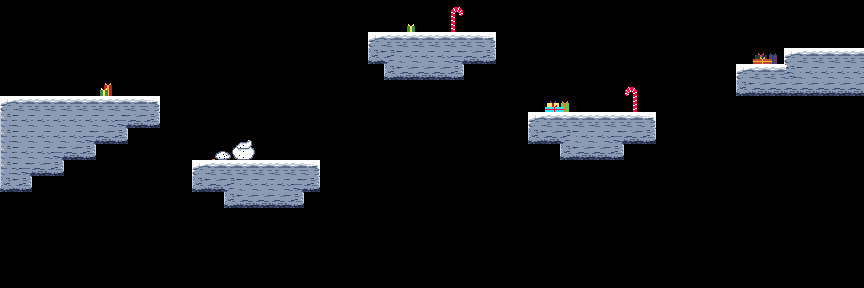

A 2D game scene composited from a Tiled map and its tileset images. What follows is a short description and the map's XML, with every tile layer's data as written:
An orthogonal 54x18 tile map with 16x16 px tiles, 2 tile layers (collisions, decor).

<map version="1.10" tiledversion="1.10.1" orientation="orthogonal" renderorder="right-down" width="54" height="18" tilewidth="16" tileheight="16" infinite="0" nextlayerid="3" nextobjectid="1">
 <tileset firstgid="1" source="penguinGaimTileset.tsx" />
 <layer id="1" name="collisions" width="54" height="18">
  <data encoding="csv">
0,0,0,0,0,0,0,0,0,0,0,0,0,0,0,0,0,0,0,0,0,0,0,0,0,0,0,0,0,0,0,0,0,0,0,0,0,0,0,0,0,0,0,0,0,0,0,0,0,0,0,0,0,0,
0,0,0,0,0,0,0,0,0,0,0,0,0,0,0,0,0,0,0,0,0,0,0,0,0,0,0,0,0,0,0,0,0,0,0,0,0,0,0,0,0,0,0,0,0,0,0,0,0,0,0,0,0,0,
0,0,0,0,0,0,0,0,0,0,0,0,0,0,0,0,0,0,0,0,0,0,0,1,2,2,2,2,2,2,3,0,0,0,0,0,0,0,0,0,0,0,0,0,0,0,0,0,0,0,0,0,0,0,
0,0,0,0,0,0,0,0,0,0,0,0,0,0,0,0,0,0,0,0,0,0,0,21,32,12,12,12,31,22,23,0,0,0,0,0,0,0,0,0,0,0,0,0,0,0,0,0,0,1,2,2,2,2,
0,0,0,0,0,0,0,0,0,0,0,0,0,0,0,0,0,0,0,0,0,0,0,0,21,22,22,22,23,0,0,0,0,0,0,0,0,0,0,0,0,0,0,0,0,0,1,2,2,42,12,12,12,12,
0,0,0,0,0,0,0,0,0,0,0,0,0,0,0,0,0,0,0,0,0,0,0,0,0,0,0,0,0,0,0,0,0,0,0,0,0,0,0,0,0,0,0,0,0,0,21,22,22,22,22,22,22,22,
1,2,2,2,2,2,2,2,2,3,0,0,0,0,0,0,0,0,0,0,0,0,0,0,0,0,0,0,0,0,0,0,0,0,0,0,0,0,0,0,0,0,0,0,0,0,0,0,0,0,0,0,0,0,
11,12,12,12,12,12,12,31,22,23,0,0,0,0,0,0,0,0,0,0,0,0,0,0,0,0,0,0,0,0,0,0,0,1,2,2,2,2,2,2,3,0,0,0,0,0,0,0,0,0,0,0,0,0,
11,12,12,12,12,31,22,23,0,0,0,0,0,0,0,0,0,0,0,0,0,0,0,0,0,0,0,0,0,0,0,0,0,21,22,32,12,12,31,22,23,0,0,0,0,0,0,0,0,0,0,0,0,0,
11,12,12,31,22,23,0,0,0,0,0,0,0,0,0,0,0,0,0,0,0,0,0,0,0,0,0,0,0,0,0,0,0,0,0,21,22,22,23,0,0,0,0,0,0,0,0,0,0,0,0,0,0,0,
11,31,22,23,0,0,0,0,0,0,0,0,1,2,2,2,2,2,2,3,0,0,0,0,0,0,0,0,0,0,0,0,0,0,0,0,0,0,0,0,0,0,0,0,0,0,0,0,0,0,0,0,0,0,
21,23,0,0,0,0,0,0,0,0,0,0,21,22,32,12,12,12,31,23,0,0,0,0,0,0,0,0,0,0,0,0,0,0,0,0,0,0,0,0,0,0,0,0,0,0,0,0,0,0,0,0,0,0,
0,0,0,0,0,0,0,0,0,0,0,0,0,0,21,22,22,22,23,0,0,0,0,0,0,0,0,0,0,0,0,0,0,0,0,0,0,0,0,0,0,0,0,0,0,0,0,0,0,0,0,0,0,0,
0,0,0,0,0,0,0,0,0,0,0,0,0,0,0,0,0,0,0,0,0,0,0,0,0,0,0,0,0,0,0,0,0,0,0,0,0,0,0,0,0,0,0,0,0,0,0,0,0,0,0,0,0,0,
0,0,0,0,0,0,0,0,0,0,0,0,0,0,0,0,0,0,0,0,0,0,0,0,0,0,0,0,0,0,0,0,0,0,0,0,0,0,0,0,0,0,0,0,0,0,0,0,0,0,0,0,0,0,
0,0,0,0,0,0,0,0,0,0,0,0,0,0,0,0,0,0,0,0,0,0,0,0,0,0,0,0,0,0,0,0,0,0,0,0,0,0,0,0,0,0,0,0,0,0,0,0,0,0,0,0,0,0,
0,0,0,0,0,0,0,0,0,0,0,0,0,0,0,0,0,0,0,0,0,0,0,0,0,0,0,0,0,0,0,0,0,0,0,0,0,0,0,0,0,0,0,0,0,0,0,0,0,0,0,0,0,0,
0,0,0,0,0,0,0,0,0,0,0,0,0,0,0,0,0,0,0,0,0,0,0,0,0,0,0,0,0,0,0,0,0,0,0,0,0,0,0,0,0,0,0,0,0,0,0,0,0,0,0,0,0,0
</data>
 </layer>
 <layer id="2" name="decor" width="54" height="18">
  <data encoding="csv">
0,0,0,0,0,0,0,0,0,0,0,0,0,0,0,0,0,0,0,0,0,0,0,0,0,0,0,0,2147483682,0,0,0,0,0,0,0,0,0,0,0,0,0,0,0,0,0,0,0,0,0,0,0,0,0,
0,0,0,0,0,0,0,0,0,0,0,0,0,0,0,0,0,0,0,0,0,0,0,0,0,7,0,0,2147483692,0,0,0,0,0,0,0,0,0,0,0,0,0,0,0,0,0,0,0,0,0,0,0,0,0,
0,0,0,0,0,0,0,0,0,0,0,0,0,0,0,0,0,0,0,0,0,0,0,0,0,0,0,0,0,0,0,0,0,0,0,0,0,0,0,0,0,0,0,0,0,0,0,0,0,0,0,0,0,0,
0,0,0,0,0,0,0,0,0,0,0,0,0,0,0,0,0,0,0,0,0,0,0,0,0,0,0,0,0,0,0,0,0,0,0,0,0,0,0,0,0,0,0,0,0,0,0,15,16,0,0,0,0,0,
0,0,0,0,0,0,0,0,0,0,0,0,0,0,0,0,0,0,0,0,0,0,0,0,0,0,0,0,0,0,0,0,0,0,0,0,0,0,0,0,0,0,0,0,0,0,0,0,0,0,0,0,0,0,
0,0,0,0,0,0,6,0,0,0,0,0,0,0,0,0,0,0,0,0,0,0,0,0,0,0,0,0,0,0,0,0,0,0,0,0,0,0,0,34,0,0,0,0,0,0,0,0,0,0,0,0,0,0,
0,0,0,0,0,0,0,0,0,0,0,0,0,0,0,0,0,0,0,0,0,0,0,0,0,0,0,0,0,0,0,0,0,0,47,48,0,0,0,44,0,0,0,0,0,0,0,0,0,0,0,0,0,0,
0,0,0,0,0,0,0,0,0,0,0,0,0,0,0,0,0,0,0,0,0,0,0,0,0,0,0,0,0,0,0,0,0,0,0,0,0,0,0,0,0,0,0,0,0,0,0,0,0,0,0,0,0,0,
0,0,0,0,0,0,0,0,0,0,0,0,0,2147483675,2147483674,2147483673,0,0,0,0,0,0,0,0,0,0,0,0,0,0,0,0,0,0,0,0,0,0,0,0,0,0,0,0,0,0,0,0,0,0,0,0,0,0,
0,0,0,0,0,0,0,0,0,0,0,0,0,2147483685,2147483684,2147483683,0,0,0,0,0,0,0,0,0,0,0,0,0,0,0,0,0,0,0,0,0,0,0,0,0,0,0,0,0,0,0,0,0,0,0,0,0,0,
0,0,0,0,0,0,0,0,0,0,0,0,0,0,0,0,0,0,0,0,0,0,0,0,0,0,0,0,0,0,0,0,0,0,0,0,0,0,0,0,0,0,0,0,0,0,0,0,0,0,0,0,0,0,
0,0,0,0,0,0,0,0,0,0,0,0,0,0,0,0,0,0,0,0,0,0,0,0,0,0,0,0,0,0,0,0,0,0,0,0,0,0,0,0,0,0,0,0,0,0,0,0,0,0,0,0,0,0,
0,0,0,0,0,0,0,0,0,0,0,0,0,0,0,0,0,0,0,0,0,0,0,0,0,0,0,0,0,0,0,0,0,0,0,0,0,0,0,0,0,0,0,0,0,0,0,0,0,0,0,0,0,0,
0,0,0,0,0,0,0,0,0,0,0,0,0,0,0,0,0,0,0,0,0,0,0,0,0,0,0,0,0,0,0,0,0,0,0,0,0,0,0,0,0,0,0,0,0,0,0,0,0,0,0,0,0,0,
0,0,0,0,0,0,0,0,0,0,0,0,0,0,0,0,0,0,0,0,0,0,0,0,0,0,0,0,0,0,0,0,0,0,0,0,0,0,0,0,0,0,0,0,0,0,0,0,0,0,0,0,0,0,
0,0,0,0,0,0,0,0,0,0,0,0,0,0,0,0,0,0,0,0,0,0,0,0,0,0,0,0,0,0,0,0,0,0,0,0,0,0,0,0,0,0,0,0,0,0,0,0,0,0,0,0,0,0,
0,0,0,0,0,0,0,0,0,0,0,0,0,0,0,0,0,0,0,0,0,0,0,0,0,0,0,0,0,0,0,0,0,0,0,0,0,0,0,0,0,0,0,0,0,0,0,0,0,0,0,0,0,0,
0,0,0,0,0,0,0,0,0,0,0,0,0,0,0,0,0,0,0,0,0,0,0,0,0,0,0,0,0,0,0,0,0,0,0,0,0,0,0,0,0,0,0,0,0,0,0,0,0,0,0,0,0,0
</data>
 </layer>
</map>
